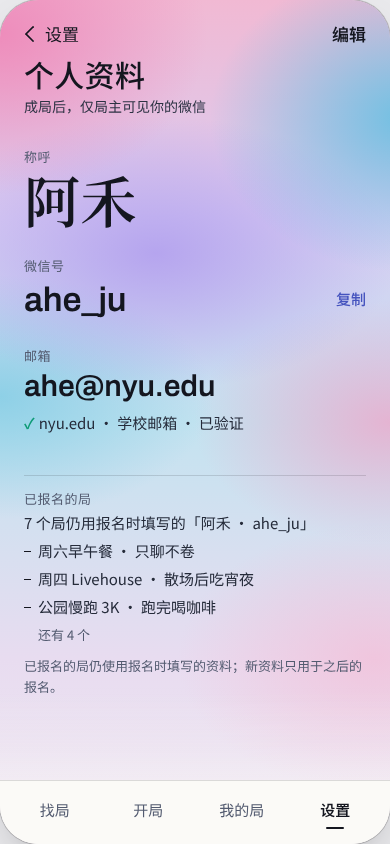
#> input picture settings-r2/evidence/lead/stage2-wip2/s-profile/S01.png, 390 x 844 px, found by its file name
$ python tile.py
#> lines starting #> are read from the running program, lines starting #| are printed output that depends on the picture
import sys
from PIL import Image, ImageOps
fs=["settings-r2/evidence/lead/stage2-wip2/s-profile/S01.png","settings-r2/evidence/lead/stage2-wip2/s-profile/S02.png","settings-r2/evidence/lead/stage2-wip2/s-profile/S03.png","settings-r2/evidence/lead/stage2-wip2/s-profile/S04.png","settings-r2/evidence/lead/stage2-wip2/s-profile/S05.png","settings-r2/evidence/lead/stage2-wip2/s-profile/S06.png","settings-r2/evidence/lead/stage2-wip2/s-profile/S07.png","settings-r2/evidence/lead/stage2-wip2/s-profile/S08.png","settings-r2/evidence/lead/stage2-wip2/s-profile/S09.png","settings-r2/evidence/lead/stage2-wip2/s-profile/S10.png"]
ims=[Image.open(f).convert('RGB') for f in fs]
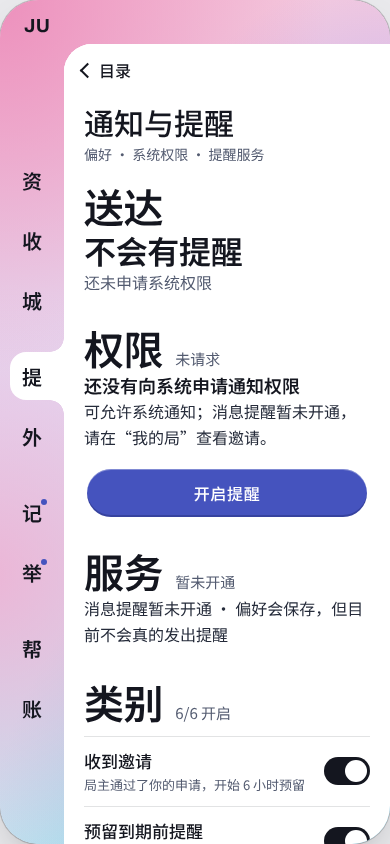
#> input picture settings-r2/evidence/lead/stage2-wip2/s-notify/S02.png, 390 x 844 px, found by its file name
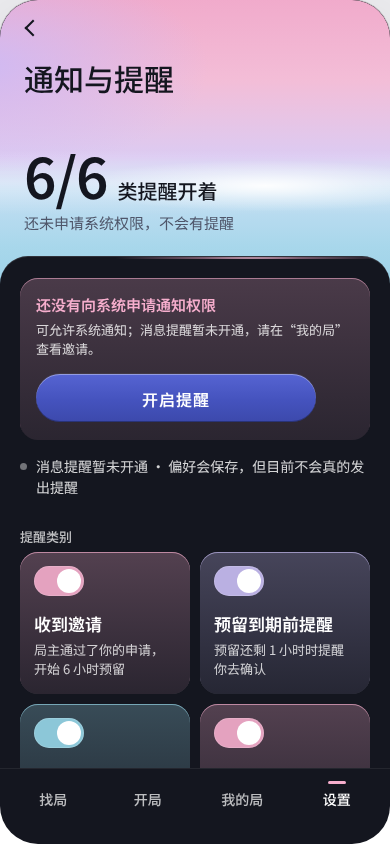
#> input picture settings-r2/evidence/lead/stage2-wip2/s-notify/S03.png, 390 x 844 px, found by its file name
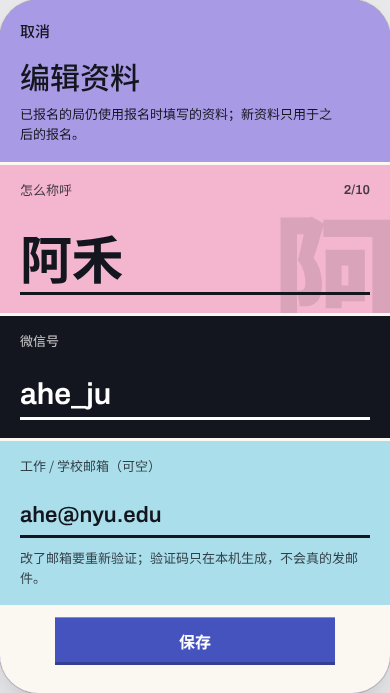
#> input picture settings-r2/evidence/lead/short-693/s-profile-edit/S04.png, 390 x 693 px, found by its file name
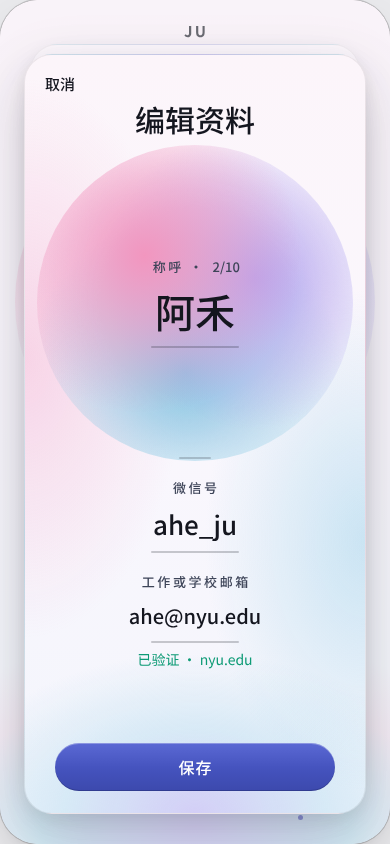
#> input picture settings-r2/evidence/lead/stage2-wip2/s-profile-edit/S05.png, 390 x 844 px, found by its file name
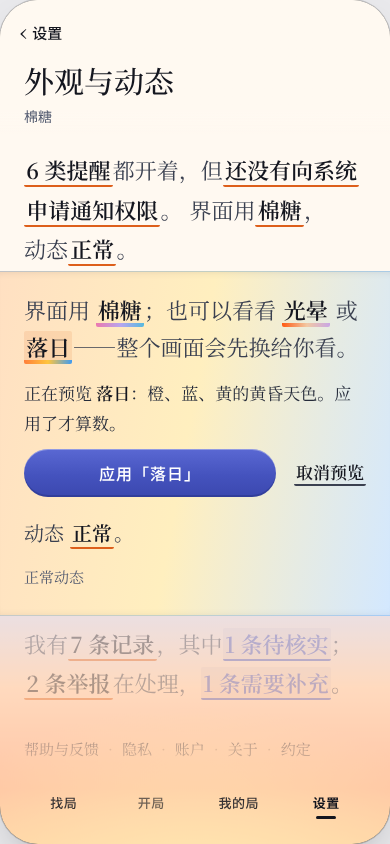
#> input picture settings-r2/evidence/lead/stage2-wip2/s-appearance-preview/S06.png, 390 x 844 px, found by its file name
#> (the run stopped early here; a loop or call above may not have finished)
